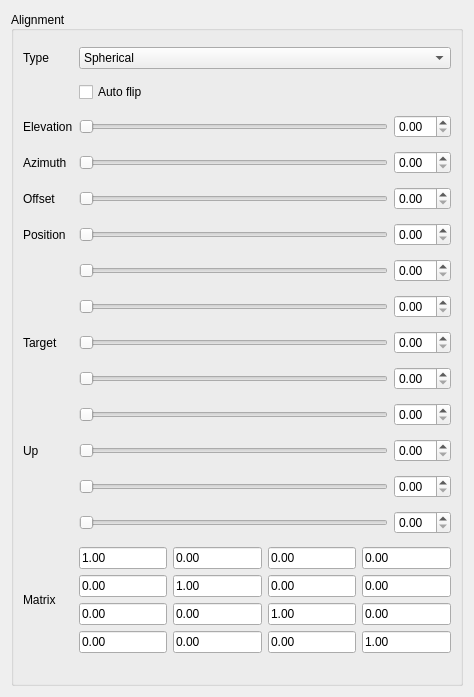
<?xml version="1.0" encoding="UTF-8"?>
<ui version="4.0">
 <class>AlignmentWidget</class>
 <widget class="QWidget" name="AlignmentWidget">
  <property name="geometry">
   <rect>
    <x>0</x>
    <y>0</y>
    <width>474</width>
    <height>697</height>
   </rect>
  </property>
  <property name="windowTitle">
   <string>Form</string>
  </property>
  <layout class="QVBoxLayout" name="verticalLayout">
   <item>
    <widget class="QGroupBox" name="AlignmentGroupBox">
     <property name="sizePolicy">
      <sizepolicy hsizetype="Preferred" vsizetype="Minimum">
       <horstretch>0</horstretch>
       <verstretch>0</verstretch>
      </sizepolicy>
     </property>
     <property name="title">
      <string>Alignment</string>
     </property>
     <property name="alignment">
      <set>Qt::AlignLeading|Qt::AlignLeft|Qt::AlignVCenter</set>
     </property>
     <layout class="QGridLayout" name="gridLayout">
      <item row="4" column="0">
       <widget class="QLabel" name="AzimuthLabel">
        <property name="text">
         <string>Azimuth</string>
        </property>
       </widget>
      </item>
      <item row="3" column="3">
       <widget class="QDoubleSpinBox" name="ElevationSpinBox"/>
      </item>
      <item row="3" column="0">
       <widget class="QLabel" name="ElevationLabel">
        <property name="text">
         <string>Elevation</string>
        </property>
       </widget>
      </item>
      <item row="4" column="3">
       <widget class="QDoubleSpinBox" name="AzimuthSpinBox"/>
      </item>
      <item row="0" column="2" colspan="2">
       <widget class="QComboBox" name="TypeComboBox">
        <item>
         <property name="text">
          <string>Spherical</string>
         </property>
        </item>
        <item>
         <property name="text">
          <string>Look at</string>
         </property>
        </item>
        <item>
         <property name="text">
          <string>Matrix input</string>
         </property>
        </item>
        <item>
         <property name="text">
          <string>Axial</string>
         </property>
        </item>
       </widget>
      </item>
      <item row="0" column="0">
       <widget class="QLabel" name="TypeLabel">
        <property name="text">
         <string>Type</string>
        </property>
       </widget>
      </item>
      <item row="5" column="3">
       <widget class="QDoubleSpinBox" name="OffsetSpinBox"/>
      </item>
      <item row="18" column="0">
       <widget class="QLabel" name="MatrixLabel">
        <property name="text">
         <string>Matrix</string>
        </property>
        <property name="alignment">
         <set>Qt::AlignLeading|Qt::AlignLeft|Qt::AlignVCenter</set>
        </property>
       </widget>
      </item>
      <item row="18" column="2" colspan="2">
       <layout class="QGridLayout" name="gridLayout_2">
        <item row="0" column="2">
         <widget class="QLineEdit" name="Matrix02Edit">
          <property name="text">
           <string>0.00</string>
          </property>
         </widget>
        </item>
        <item row="0" column="3">
         <widget class="QLineEdit" name="Matrix03Edit">
          <property name="text">
           <string>0.00</string>
          </property>
         </widget>
        </item>
        <item row="1" column="0">
         <widget class="QLineEdit" name="Matrix10Edit">
          <property name="text">
           <string>0.00</string>
          </property>
         </widget>
        </item>
        <item row="1" column="1">
         <widget class="QLineEdit" name="Matrix11Edit">
          <property name="text">
           <string>1.00</string>
          </property>
         </widget>
        </item>
        <item row="1" column="2">
         <widget class="QLineEdit" name="Matrix12Edit">
          <property name="text">
           <string>0.00</string>
          </property>
         </widget>
        </item>
        <item row="1" column="3">
         <widget class="QLineEdit" name="Matrix13Edit">
          <property name="text">
           <string>0.00</string>
          </property>
         </widget>
        </item>
        <item row="2" column="0">
         <widget class="QLineEdit" name="Matrix20Edit">
          <property name="text">
           <string>0.00</string>
          </property>
         </widget>
        </item>
        <item row="2" column="1">
         <widget class="QLineEdit" name="Matrix21Edit">
          <property name="text">
           <string>0.00</string>
          </property>
         </widget>
        </item>
        <item row="2" column="2">
         <widget class="QLineEdit" name="Matrix22Edit">
          <property name="text">
           <string>1.00</string>
          </property>
         </widget>
        </item>
        <item row="2" column="3">
         <widget class="QLineEdit" name="Matrix23Edit">
          <property name="text">
           <string>0.00</string>
          </property>
         </widget>
        </item>
        <item row="0" column="0">
         <widget class="QLineEdit" name="Matrix00Edit">
          <property name="text">
           <string>1.00</string>
          </property>
         </widget>
        </item>
        <item row="0" column="1">
         <widget class="QLineEdit" name="Matrix01Edit">
          <property name="text">
           <string>0.00</string>
          </property>
         </widget>
        </item>
        <item row="3" column="0">
         <widget class="QLineEdit" name="Matrix30Edit">
          <property name="text">
           <string>0.00</string>
          </property>
         </widget>
        </item>
        <item row="3" column="1">
         <widget class="QLineEdit" name="Matrix31Edit">
          <property name="text">
           <string>0.00</string>
          </property>
         </widget>
        </item>
        <item row="3" column="2">
         <widget class="QLineEdit" name="Matrix32Edit">
          <property name="text">
           <string>0.00</string>
          </property>
         </widget>
        </item>
        <item row="3" column="3">
         <widget class="QLineEdit" name="Matrix33Edit">
          <property name="text">
           <string>1.00</string>
          </property>
         </widget>
        </item>
       </layout>
      </item>
      <item row="3" column="2">
       <widget class="QSlider" name="ElevationSlider">
        <property name="orientation">
         <enum>Qt::Horizontal</enum>
        </property>
       </widget>
      </item>
      <item row="4" column="2">
       <widget class="QSlider" name="AzimuthSlider">
        <property name="orientation">
         <enum>Qt::Horizontal</enum>
        </property>
       </widget>
      </item>
      <item row="5" column="0">
       <widget class="QLabel" name="OffsetLabel">
        <property name="text">
         <string>Offset</string>
        </property>
       </widget>
      </item>
      <item row="5" column="2">
       <widget class="QSlider" name="OffsetSlider">
        <property name="orientation">
         <enum>Qt::Horizontal</enum>
        </property>
       </widget>
      </item>
      <item row="6" column="2">
       <widget class="QSlider" name="PositionXSlider">
        <property name="orientation">
         <enum>Qt::Horizontal</enum>
        </property>
       </widget>
      </item>
      <item row="6" column="0">
       <widget class="QLabel" name="PositionLabel">
        <property name="text">
         <string>Position</string>
        </property>
       </widget>
      </item>
      <item row="7" column="2">
       <widget class="QSlider" name="PositionYSlider">
        <property name="orientation">
         <enum>Qt::Horizontal</enum>
        </property>
       </widget>
      </item>
      <item row="12" column="3">
       <widget class="QDoubleSpinBox" name="UpXSpinBox"/>
      </item>
      <item row="17" column="3">
       <widget class="QDoubleSpinBox" name="UpZSpinBox"/>
      </item>
      <item row="8" column="2">
       <widget class="QSlider" name="PositionZSlider">
        <property name="orientation">
         <enum>Qt::Horizontal</enum>
        </property>
       </widget>
      </item>
      <item row="11" column="3">
       <widget class="QDoubleSpinBox" name="TargetZSpinBox"/>
      </item>
      <item row="9" column="3">
       <widget class="QDoubleSpinBox" name="TargetXSpinBox"/>
      </item>
      <item row="11" column="2">
       <widget class="QSlider" name="TargetZSlider">
        <property name="orientation">
         <enum>Qt::Horizontal</enum>
        </property>
       </widget>
      </item>
      <item row="10" column="2">
       <widget class="QSlider" name="TargetYSlider">
        <property name="orientation">
         <enum>Qt::Horizontal</enum>
        </property>
       </widget>
      </item>
      <item row="9" column="2">
       <widget class="QSlider" name="TargetXSlider">
        <property name="orientation">
         <enum>Qt::Horizontal</enum>
        </property>
       </widget>
      </item>
      <item row="6" column="3">
       <widget class="QDoubleSpinBox" name="PositionXSpinBox"/>
      </item>
      <item row="7" column="3">
       <widget class="QDoubleSpinBox" name="PositionYSpinBox"/>
      </item>
      <item row="8" column="3">
       <widget class="QDoubleSpinBox" name="PositionZSpinBox"/>
      </item>
      <item row="10" column="3">
       <widget class="QDoubleSpinBox" name="TargetYSpinBox"/>
      </item>
      <item row="9" column="0">
       <widget class="QLabel" name="TargetLabel">
        <property name="text">
         <string>Target</string>
        </property>
       </widget>
      </item>
      <item row="17" column="2">
       <widget class="QSlider" name="UpZSlider">
        <property name="orientation">
         <enum>Qt::Horizontal</enum>
        </property>
       </widget>
      </item>
      <item row="15" column="2">
       <widget class="QSlider" name="UpYSlider">
        <property name="orientation">
         <enum>Qt::Horizontal</enum>
        </property>
       </widget>
      </item>
      <item row="12" column="2">
       <widget class="QSlider" name="UpXSlider">
        <property name="orientation">
         <enum>Qt::Horizontal</enum>
        </property>
       </widget>
      </item>
      <item row="12" column="0">
       <widget class="QLabel" name="UpLabel">
        <property name="text">
         <string>Up</string>
        </property>
       </widget>
      </item>
      <item row="15" column="3">
       <widget class="QDoubleSpinBox" name="UpYSpinBox"/>
      </item>
      <item row="1" column="2" colspan="2">
       <widget class="QCheckBox" name="AutoFlipCheckBox">
        <property name="text">
         <string>Auto flip</string>
        </property>
       </widget>
      </item>
     </layout>
    </widget>
   </item>
  </layout>
 </widget>
 <resources/>
 <connections/>
</ui>
